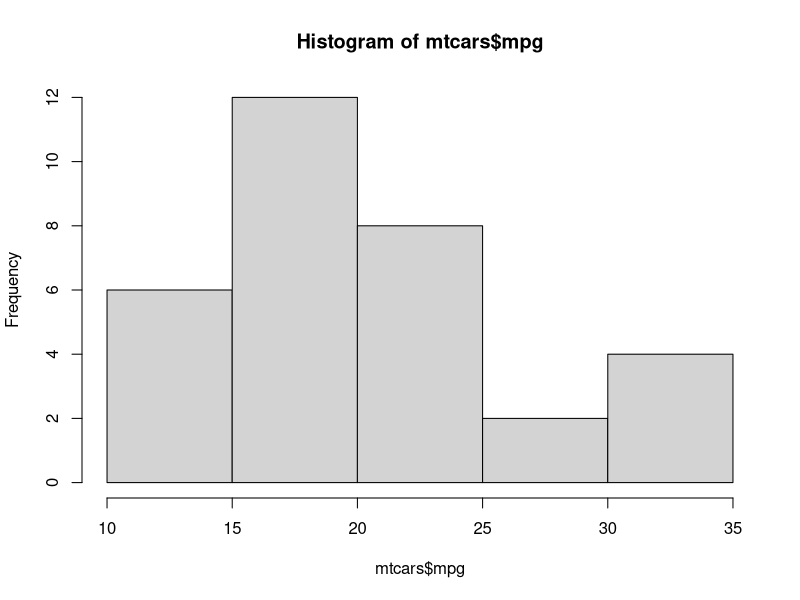
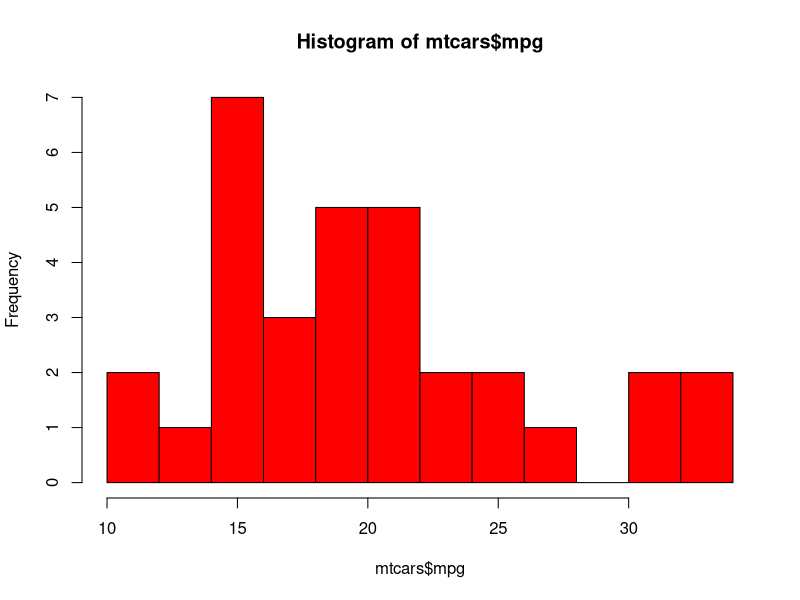
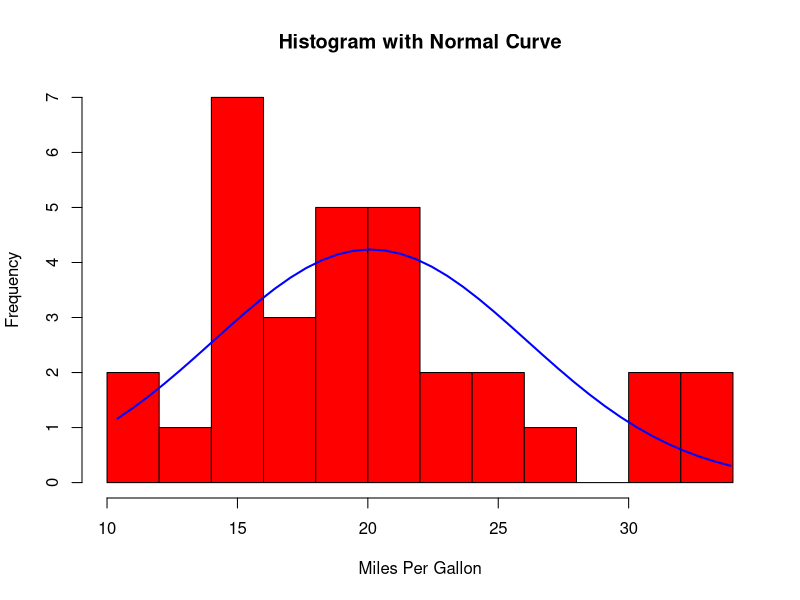
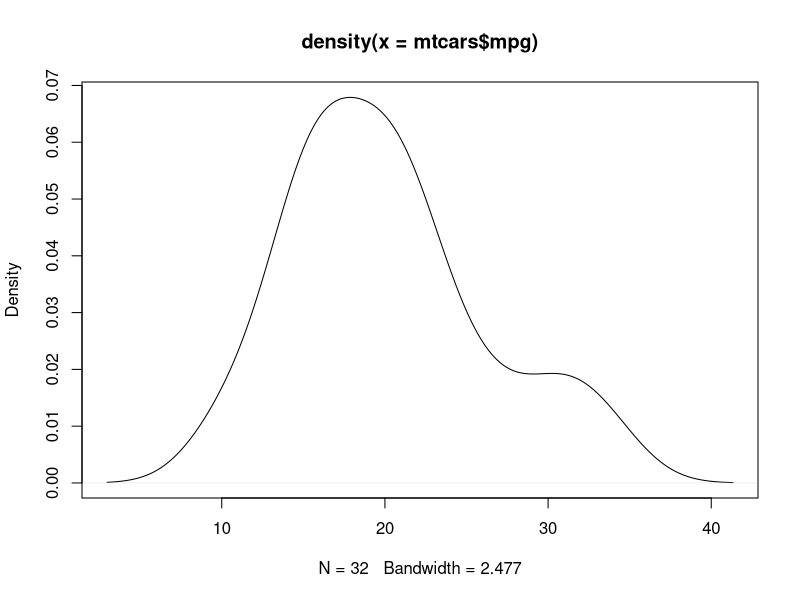
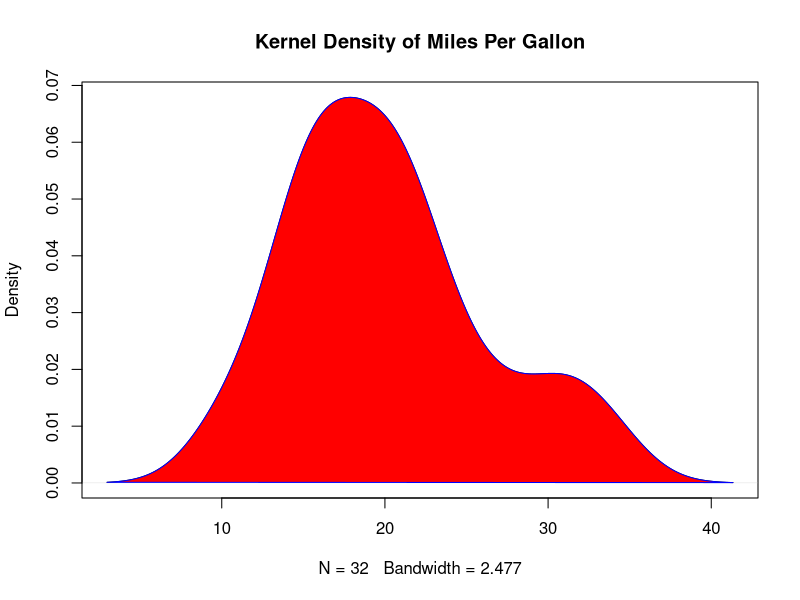

Recreate these plots in R, in order.
hist(mtcars$mpg)

hist(mtcars$mpg, breaks=12, col="red")

x <- mtcars$mpg 
h<-hist(x, breaks=10, col="red", xlab="Miles Per Gallon", 
        main="Histogram with Normal Curve") 
xfit<-seq(min(x),max(x),length=40) 
yfit<-dnorm(xfit,mean=mean(x),sd=sd(x)) 
yfit <- yfit*diff(h$mids[1:2])*length(x) 
lines(xfit, yfit, col="blue", lwd=2)




# Kernel Density Plot
d <- density(mtcars$mpg) # returns the density data 
plot(d) # plots the results


d <- density(mtcars$mpg)
plot(d, main="Kernel Density of Miles Per Gallon")
polygon(d, col="red", border="blue")
